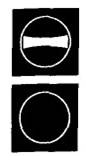
#> input picture scheme001.jpg, 87 x 156 px
$ jupyter execute wykrywanie_final_hierarchical.ipynb
#> lines starting #> are read from the running program, lines starting #| are printed output that depends on the picture; after the words box and inside, x2 and y2 are one past the last pixel; in counts of white or black regions, pixels touching at a corner belong together
[cell 1]
import cv2
import numpy as np
import matplotlib.pyplot as plt


image_path = 'scheme001.jpg'
image = cv2.imread(image_path)
#> image is the input picture: shape (156, 87, 3); min 0, max 255, mean 103.7

if image is None:
    raise FileNotFoundError(f"Obraz nie został znaleziony w ścieżce: {image_path}")


plt.figure(figsize=(10, 10))
plt.title('Oryginalny obraz')
plt.imshow(cv2.cvtColor(image, cv2.COLOR_BGR2RGB))
plt.axis('off')
plt.show()

[cell 2]
gray = cv2.cvtColor(image, cv2.COLOR_BGR2GRAY)
plt.figure(figsize=(10, 10))
plt.title('Skala szarości')
plt.imshow(gray, cmap='gray')
plt.axis('off')
plt.show()

[cell 3]
filtered = cv2.GaussianBlur(gray, (5, 5), 0)
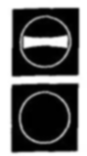
#> filtered: shape (156, 87); min 0, max 255, mean 103.7
plt.figure(figsize=(10, 10))
plt.title('Wygładzony obraz')
plt.imshow(filtered, cmap='gray')
plt.axis('off')
plt.show()

[cell 4]
_, binary = cv2.threshold(filtered, 127, 255, cv2.THRESH_BINARY_INV)
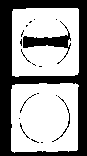
#> binary: shape (156, 87); 62% white; 19 black regions (14 under 20 px)
plt.figure(figsize=(10, 10))
plt.title('Binaryzacja')
plt.imshow(binary, cmap='gray')
plt.axis('off')
plt.show()

[cell 5]
contours, hierarchy = cv2.findContours(binary, cv2.RETR_TREE, cv2.CHAIN_APPROX_SIMPLE)
#> contours = 73 contours, 69 with area under 20; largest, box (x1, y1, x2, y2) and area: (11, 83, 79, 153) 4408, (12, 8, 79, 77) 4406, (22, 30, 72, 52) 536, (66, 112, 71, 129) 34

contour_image = np.copy(image)
cv2.drawContours(contour_image, contours, -1, (0, 255, 0), 2)
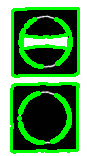
#> contour_image: shape (156, 87, 3); mean B, G, R 81.7, 143.2, 81.7
plt.figure(figsize=(10, 10))
plt.title('Kontury (Hierarchiczne)')
plt.imshow(cv2.cvtColor(contour_image, cv2.COLOR_BGR2RGB))
plt.axis('off')
plt.show()


print("Hierarchy:", hierarchy)
#> (printed output is left out)

$ run again, with scheme002.jpg copied over scheme001.jpg
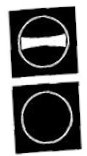
#> input picture scheme002.jpg, 87 x 156 px
#> image is the input picture: shape (156, 87, 3); min 0, max 255, mean 106.6
#> `_, binary = cv2.threshold(filtered, 127, 255, cv2.THRESH_BINARY_INV)`:
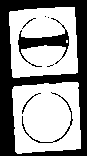
#> binary: shape (156, 87); 59.6% white; 8 black regions (3 under 20 px)
#> contours = 34 contours, 25 with area under 20; largest, box (x1, y1, x2, y2) and area: (12, 82, 81, 154) 4348, (9, 7, 78, 78) 4324, (17, 28, 70, 63) 672, (60, 96, 74, 127) 76, (52, 125, 71, 143) 58
#> `cv2.drawContours(contour_image, contours, -1, (0, 255, 0), 2)`:
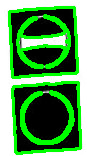
#> contour_image: shape (156, 87, 3); mean B, G, R 83.6, 150.2, 83.6
#> (printed output is left out)

$ run again, with scheme003.jpg copied over scheme001.jpg
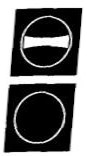
#> input picture scheme003.jpg, 87 x 156 px
#> image is the input picture: shape (156, 87, 3); min 0, max 255, mean 105.2
#> `_, binary = cv2.threshold(filtered, 127, 255, cv2.THRESH_BINARY_INV)`:
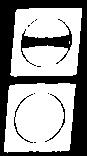
#> binary: shape (156, 87); 60.7% white; 11 black regions (7 under 20 px)
#> contours = 45 contours, 36 with area under 20; largest, box (x1, y1, x2, y2) and area: (4, 83, 76, 153) 4374, (10, 8, 82, 77) 4373, (20, 24, 73, 60) 641, (60, 102, 66, 129) 63, (13, 116, 25, 140) 56
#> `cv2.drawContours(contour_image, contours, -1, (0, 255, 0), 2)`:
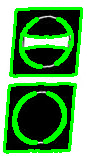
#> contour_image: shape (156, 87, 3); mean B, G, R 82.8, 146, 82.8
#> (printed output is left out)
